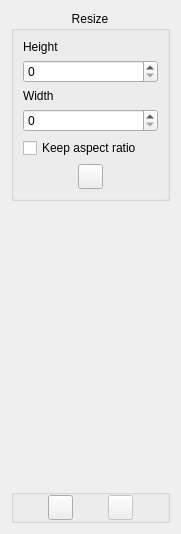
<ui version="4.0" >
 <class>PhotoControlResize</class>
 <widget class="QWidget" name="PhotoControlResize" >
  <property name="geometry" >
   <rect>
    <x>0</x>
    <y>0</y>
    <width>114</width>
    <height>534</height>
   </rect>
  </property>
  <property name="windowTitle" >
   <string/>
  </property>
  <layout class="QGridLayout" >
   <item row="0" column="0" >
    <widget class="QGroupBox" name="groupBox" >
     <property name="title" >
      <string>Resize</string>
     </property>
     <property name="alignment" >
      <set>Qt::AlignHCenter</set>
     </property>
     <property name="flat" >
      <bool>true</bool>
     </property>
     <layout class="QGridLayout" >
      <item row="0" column="0" >
       <widget class="QLabel" name="label" >
        <property name="text" >
         <string>Height</string>
        </property>
        <property name="buddy" >
         <cstring>heightBox</cstring>
        </property>
       </widget>
      </item>
      <item row="1" column="0" >
       <widget class="QSpinBox" name="heightBox" >
        <property name="maximum" >
         <number>999999999</number>
        </property>
       </widget>
      </item>
      <item row="2" column="0" >
       <widget class="QLabel" name="label_2" >
        <property name="text" >
         <string>Width</string>
        </property>
        <property name="buddy" >
         <cstring>widthBox</cstring>
        </property>
       </widget>
      </item>
      <item row="3" column="0" >
       <widget class="QSpinBox" name="widthBox" >
        <property name="maximum" >
         <number>999999999</number>
        </property>
       </widget>
      </item>
      <item row="4" column="0" >
       <widget class="QCheckBox" name="aspectBox" >
        <property name="text" >
         <string>Keep aspect ratio</string>
        </property>
       </widget>
      </item>
      <item row="5" column="0" >
       <layout class="QHBoxLayout" >
        <item>
         <spacer>
          <property name="orientation" >
           <enum>Qt::Horizontal</enum>
          </property>
          <property name="sizeHint" >
           <size>
            <width>40</width>
            <height>20</height>
           </size>
          </property>
         </spacer>
        </item>
        <item>
         <widget class="QPushButton" name="previewButton" >
          <property name="minimumSize" >
           <size>
            <width>25</width>
            <height>25</height>
           </size>
          </property>
          <property name="maximumSize" >
           <size>
            <width>25</width>
            <height>25</height>
           </size>
          </property>
          <property name="icon" >
           <iconset resource="../images.qrc" >:/images/preview.png</iconset>
          </property>
         </widget>
        </item>
        <item>
         <spacer>
          <property name="orientation" >
           <enum>Qt::Horizontal</enum>
          </property>
          <property name="sizeHint" >
           <size>
            <width>40</width>
            <height>20</height>
           </size>
          </property>
         </spacer>
        </item>
       </layout>
      </item>
     </layout>
    </widget>
   </item>
   <item row="1" column="0" >
    <spacer>
     <property name="orientation" >
      <enum>Qt::Vertical</enum>
     </property>
     <property name="sizeHint" >
      <size>
       <width>159</width>
       <height>61</height>
      </size>
     </property>
    </spacer>
   </item>
   <item row="2" column="0" >
    <widget class="QGroupBox" name="groupBox_2" >
     <property name="flat" >
      <bool>true</bool>
     </property>
     <layout class="QGridLayout" >
      <property name="leftMargin" >
       <number>0</number>
      </property>
      <property name="topMargin" >
       <number>0</number>
      </property>
      <property name="rightMargin" >
       <number>0</number>
      </property>
      <property name="bottomMargin" >
       <number>0</number>
      </property>
      <property name="horizontalSpacing" >
       <number>1</number>
      </property>
      <property name="verticalSpacing" >
       <number>1</number>
      </property>
      <item row="0" column="0" >
       <widget class="QPushButton" name="cancelButton" >
        <property name="minimumSize" >
         <size>
          <width>25</width>
          <height>25</height>
         </size>
        </property>
        <property name="maximumSize" >
         <size>
          <width>25</width>
          <height>25</height>
         </size>
        </property>
        <property name="icon" >
         <iconset resource="../images.qrc" >:/images/cancel.png</iconset>
        </property>
       </widget>
      </item>
      <item row="0" column="1" >
       <widget class="QPushButton" name="saveButton" >
        <property name="enabled" >
         <bool>false</bool>
        </property>
        <property name="minimumSize" >
         <size>
          <width>25</width>
          <height>25</height>
         </size>
        </property>
        <property name="maximumSize" >
         <size>
          <width>25</width>
          <height>25</height>
         </size>
        </property>
        <property name="icon" >
         <iconset resource="../images.qrc" >:/images/filesave.png</iconset>
        </property>
       </widget>
      </item>
     </layout>
    </widget>
   </item>
  </layout>
 </widget>
 <resources>
  <include location="../images.qrc" />
 </resources>
 <connections/>
</ui>
